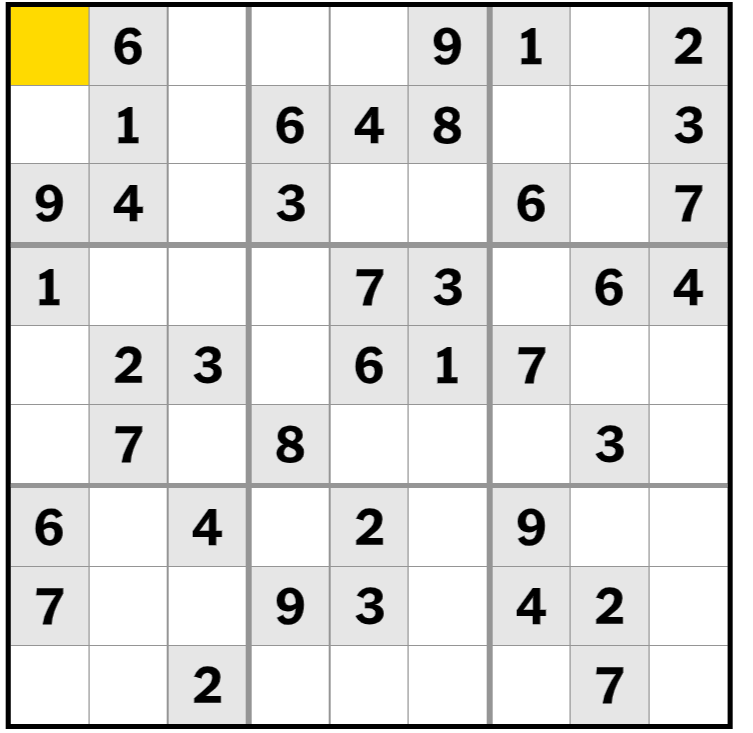
#> input picture images/EasySudokuImage.png, 753 x 733 px
$ python image.py
#> lines starting #> are read from the running program, lines starting #| are printed output that depends on the picture; after the words box and inside, x2 and y2 are one past the last pixel; in counts of white or black regions, pixels touching at a corner belong together
import cv2
import numpy as np
import pytesseract
import imutils
# import pyplot as plt
from PIL import Image

def order_points(pts):
    # initialzie a list of coordinates that will be ordered
    # such that the first entry in the list is the top-left,
    # the second entry is the top-right, the third is the
    # bottom-right, and the fourth is the bottom-left
    rect = np.zeros((4, 2), dtype = "float32")
    # the top-left point will have the smallest sum, whereas
    # the bottom-right point will have the largest sum
    s = pts.sum(axis = 1)
    rect[0] = pts[np.argmin(s)]
    rect[2] = pts[np.argmax(s)]
    # now, compute the difference between the points, the
    # top-right point will have the smallest difference,
    # whereas the bottom-left will have the largest difference
    diff = np.diff(pts, axis = 1)
    rect[1] = pts[np.argmin(diff)]
    rect[3] = pts[np.argmax(diff)]
    # return the ordered coordinates
    return rect

def four_point_transform(image, pts):
    # obtain a consistent order of the points and unpack them
    # individually
    rect = order_points(pts)
    (tl, tr, br, bl) = rect
    # compute the width of the new image, which will be the
    # maximum distance between bottom-right and bottom-left
    # x-coordiates or the top-right and top-left x-coordinates
    widthA = np.sqrt(((br[0] - bl[0]) ** 2) + ((br[1] - bl[1]) ** 2))
    widthB = np.sqrt(((tr[0] - tl[0]) ** 2) + ((tr[1] - tl[1]) ** 2))
    maxWidth = max(int(widthA), int(widthB))
    # compute the height of the new image, which will be the
    # maximum distance between the top-right and bottom-right
    # y-coordinates or the top-left and bottom-left y-coordinates
    heightA = np.sqrt(((tr[0] - br[0]) ** 2) + ((tr[1] - br[1]) ** 2))
    heightB = np.sqrt(((tl[0] - bl[0]) ** 2) + ((tl[1] - bl[1]) ** 2))
    maxHeight = max(int(heightA), int(heightB))
    # now that we have the dimensions of the new image, construct
    # the set of destination points to obtain a "birds eye view",
    # (i.e. top-down view) of the image, again specifying points
    # in the top-left, top-right, bottom-right, and bottom-left
    # order
    dst = np.array([
        [0, 0],
        [maxWidth - 1, 0],
        [maxWidth - 1, maxHeight - 1],
        [0, maxHeight - 1]], dtype = "float32")
    # compute the perspective transform matrix and then apply it
    M = cv2.getPerspectiveTransform(rect, dst)
    warped = cv2.warpPerspective(image, M, (maxWidth, maxHeight))
    # return the warped image
    return warped


# Function to preprocess the image
def preprocess_image(image):
    gray = cv2.cvtColor(image, cv2.COLOR_BGR2GRAY)
    blur = cv2.GaussianBlur(gray, (5, 5), 0)
    thresh = cv2.adaptiveThreshold(blur, 255, 1, 1, 11, 2)

    thresh = cv2.bitwise_not(thresh)

    return thresh

def find_sudoku_grid(image):
    # Finds the Sudoku grid in the preprocessed image and extracts its contour.

    gray = cv2.cvtColor(image, cv2.COLOR_BGR2GRAY)
    blurred = cv2.GaussianBlur(gray, (7, 7), 3)

    thresh = cv2.adaptiveThreshold(blurred, 255,
        cv2.ADAPTIVE_THRESH_GAUSSIAN_C, cv2.THRESH_BINARY, 11, 2)
    thresh = cv2.bitwise_not(thresh)

    cnts = cv2.findContours(thresh.copy(), cv2.RETR_EXTERNAL,
        cv2.CHAIN_APPROX_SIMPLE)
    cnts = imutils.grab_contours(cnts)
    cnts = sorted(cnts, key=cv2.contourArea, reverse=True)

    puzzleCnt = None

    # loop over the contours
    for c in cnts:
        peri = cv2.arcLength(c, True)
        peri = cv2.arcLength(c, True)
        approx = cv2.approxPolyDP(c, 0.02 * peri, True)
        # if our approximated contour has four points, then we can
        # assume we have found the outline of the puzzle
        if len(approx) == 4:
            puzzleCnt = approx
            break

    if puzzleCnt is None:
       raise Exception(("Could not find Sudoku puzzle outline. "
            "Try debugging your thresholding and contour steps."))

    output = image.copy()
    cv2.drawContours(output, [puzzleCnt], -1, (0, 255, 0), 2)
    cv2.imshow("Puzzle Outline", output)
    cv2.waitKey(0)

    puzzle = four_point_transform(image, puzzleCnt.reshape(4, 2))
    warped = four_point_transform(gray, puzzleCnt.reshape(4, 2))

    # show the output warped image (again, for debugging purposes)
    cv2.imshow("Puzzle Transform", puzzle)
    cv2.waitKey(0)

    return (puzzle, warped)

# [42 lines of commented-out code are left out]

def remove_border(image, border_width):
    # Get image dimensions
    height, width = image.shape[:2]

    # Crop the image to remove the border
    cropped_image = image[border_width:height - border_width, border_width:width - border_width]

    return cropped_image

def extract_digit(cell, debug=False):
    # apply automatic thresholding to the cell and then clear any
    # connected borders that touch the border of the cell
    thresh = cv2.threshold(cell, 0, 255,
        cv2.THRESH_BINARY_INV | cv2.THRESH_OTSU)[1]
    thresh = clear_border(thresh)
    # check to see if we are visualizing the cell thresholding step
    if debug:
        cv2.imshow("Cell Thresh", thresh)
        cv2.waitKey(0)

    cnts = cv2.findContours(thresh.copy(), cv2.RETR_EXTERNAL,
        cv2.CHAIN_APPROX_SIMPLE)
    cnts = imutils.grab_contours(cnts)
    # if no contours were found than this is an empty cell
    if len(cnts) == 0:
        return None
    # otherwise, find the largest contour in the cell and create a
    # mask for the contour
    c = max(cnts, key=cv2.contourArea)
    mask = np.zeros(thresh.shape, dtype="uint8")
    cv2.drawContours(mask, [c], -1, 255, -1)

    (h, w) = thresh.shape
    percentFilled = cv2.countNonZero(mask) / float(w * h)
    # if less than 3% of the mask is filled then we are looking at
    # noise and can safely ignore the contour
    if percentFilled < 0.03:
        return None
    # apply the mask to the thresholded cell
    digit = cv2.bitwise_and(thresh, thresh, mask=mask)
    # check to see if we should visualize the masking step
    if debug:
        cv2.imshow("Digit", digit)
        cv2.waitKey(0)
    # return the digit to the calling function
    return digit

# [17 lines of commented-out code are left out]

image = cv2.imread("./images/EasySudokuImage.png")
#> image is the input picture: shape (733, 753, 3); mean B, G, R 221.7, 224.1, 224.5

image = imutils.resize(image, width=600)
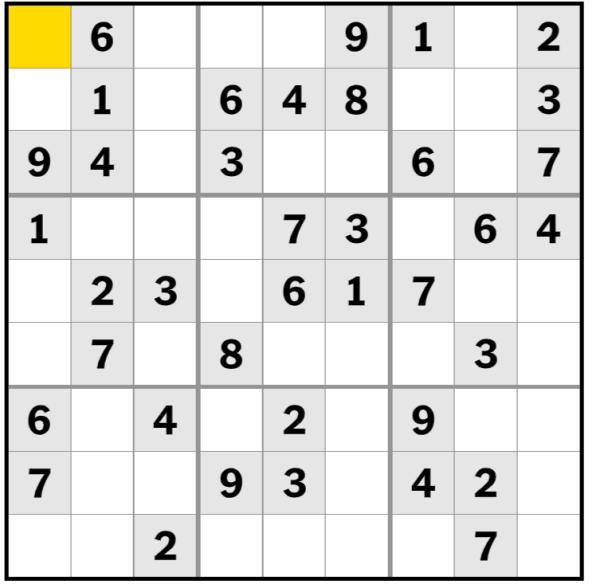
#> image: shape (584, 600, 3); mean B, G, R 221.7, 224.1, 224.5
# preProcessedImage = preprocess_image(image)
(puzzle, warped) = find_sudoku_grid(image)
#> in find_sudoku_grid, `blurred = cv2.GaussianBlur(gray, (7, 7), 3)`:
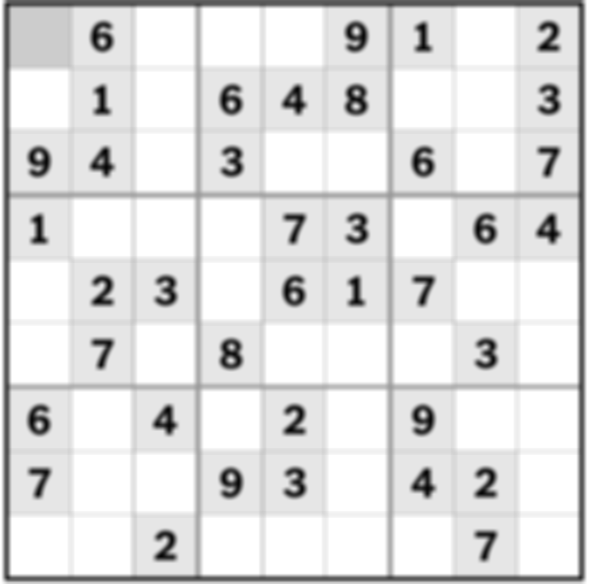
#> blurred: shape (584, 600); min 5, max 255, mean 223.8
#> in find_sudoku_grid, `thresh = cv2.adaptiveThreshold(blurred, 255, cv2.ADAPTIVE_THRESH_GAUSS..`:
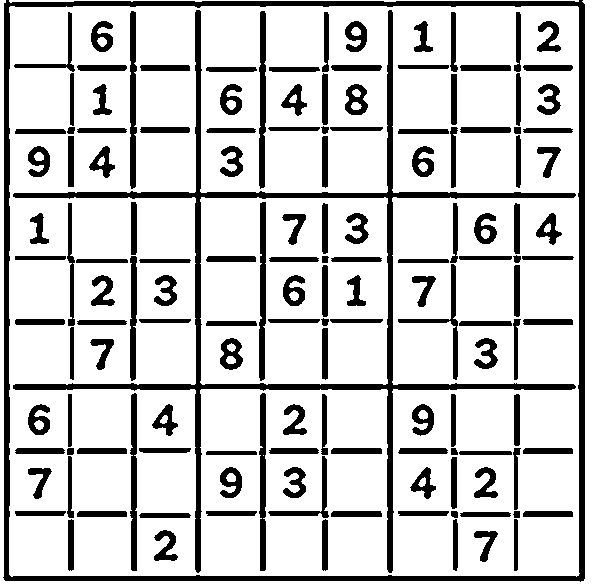
#> thresh: shape (584, 600); 80.3% white; 142 black regions, largest, box (x1, y1, x2, y2) and area: (3, 0, 585, 582) 12382, (13, 10, 576, 573) 12361, (259, 202, 266, 381) 1048
#> in find_sudoku_grid, `thresh = cv2.bitwise_not(thresh)`: thresh: shape (584, 600); 19.7% white; 142 white regions
#> in find_sudoku_grid, `cnts = cv2.findContours(thresh.copy(), cv2.RETR_EXTERNAL, cv2.CHAIN_AP..`: cnts = 1 contour; box (x1, y1, x2, y2) and area: (3, 0, 585, 582) 335724
#> the loop in find_sudoku_grid, `for c in cnts:` made 1 pass
#> puzzleCnt on pass 1: [[6, 0], [4, 579], [583, 580], [582, 0]]
#> in find_sudoku_grid, `cv2.drawContours(output, [puzzleCnt], -1, (0, 255, 0), 2)`:
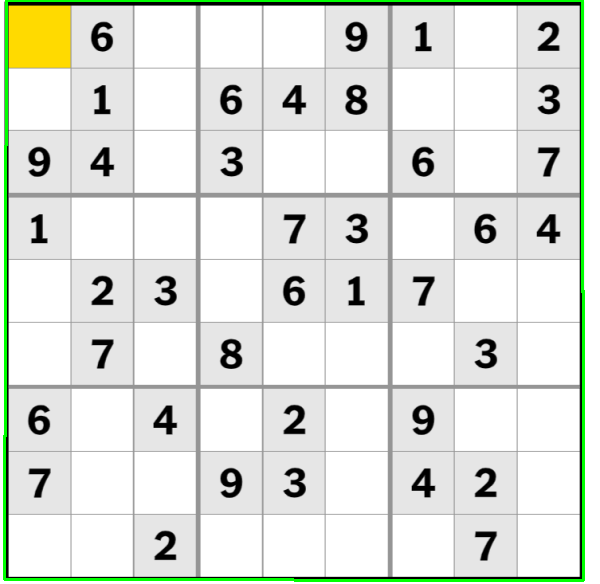
#> output: shape (584, 600, 3); 1.82% of pixels changed, all inside (x1, y1, x2, y2) = (3, 0, 585, 582)
#> in order_points, `s = pts.sum(axis = 1)`: s = [6, 583, 1163, 582]
#> in order_points, `diff = np.diff(pts, axis = 1)`: diff = [-6, 575, -3, -582]
#> in four_point_transform, `rect = order_points(pts)`: rect = [[6, 0], [582, 0], [583, 580], [4, 579]]
#> in four_point_transform, `(tl, tr, br, bl) = rect`: tl = [6, 0]; tr = [582, 0]; br = [583, 580]; bl = [4, 579]
#> in four_point_transform, `widthA = np.sqrt(((br[0] - bl[0]) ** 2) + ((br[1] - bl[1]) ** 2))`: widthA = 579
#> in four_point_transform, `widthB = np.sqrt(((tr[0] - tl[0]) ** 2) + ((tr[1] - tl[1]) ** 2))`: widthB = 576
#> in four_point_transform, `maxWidth = max(int(widthA), int(widthB))`: maxWidth = 579
#> in four_point_transform, `heightA = np.sqrt(((tr[0] - br[0]) ** 2) + ((tr[1] - br[1]) ** 2))`: heightA = 580
#> in four_point_transform, `heightB = np.sqrt(((tl[0] - bl[0]) ** 2) + ((tl[1] - bl[1]) ** 2))`: heightB = 579
#> in four_point_transform, `maxHeight = max(int(heightA), int(heightB))`: maxHeight = 580
#> in four_point_transform, `dst = np.array([ [0, 0], [maxWidth - 1, 0], [maxWidth - 1, maxHeight -..`: dst = [[0, 0], [578, 0], [578, 579], [0, 579]]
#> in four_point_transform, `M = cv2.getPerspectiveTransform(rect, dst)`: M = [[1.01, 0.00347, -6.03], [-9.22e-17, 1.01, -3.14e-17], [2.98e-06, 9e-06, 1]]
#> in four_point_transform, `warped = cv2.warpPerspective(image, M, (maxWidth, maxHeight))`:
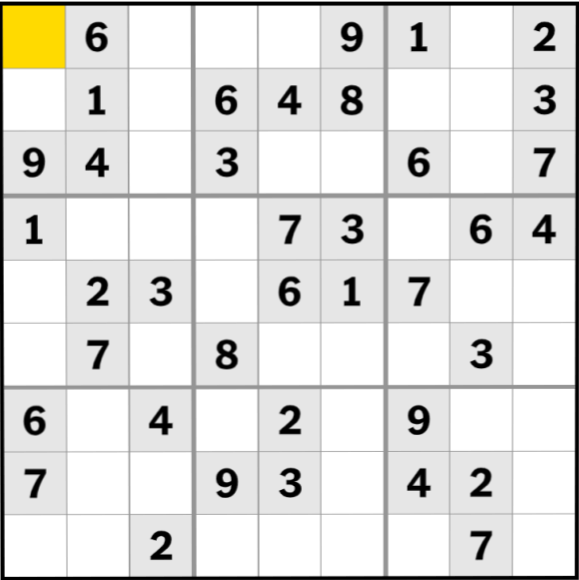
#> warped: shape (580, 579, 3); mean B, G, R 220.9, 223.4, 223.8

stepX = warped.shape[1] // 9
#> stepX = 64
stepY = warped.shape[0] // 9
#> stepY = 64

cellLocs = []

board = []

for y in range(0, 9):
    # initialize the current list of cell locations
    row = []
    for x in range(0, 9):
        # compute the starting and ending (x, y)-coordinates of the
        # current cell
        startX = x * stepX
        startY = y * stepY
        endX = (x + 1) * stepX
        endY = (y + 1) * stepY
        # add the (x, y)-coordinates to our cell locations list
        row.append((startX, startY, endX, endY))

        cell = warped[startY:endY, startX:endX]
#> (the run stopped early here; a loop or call above may not have finished)
